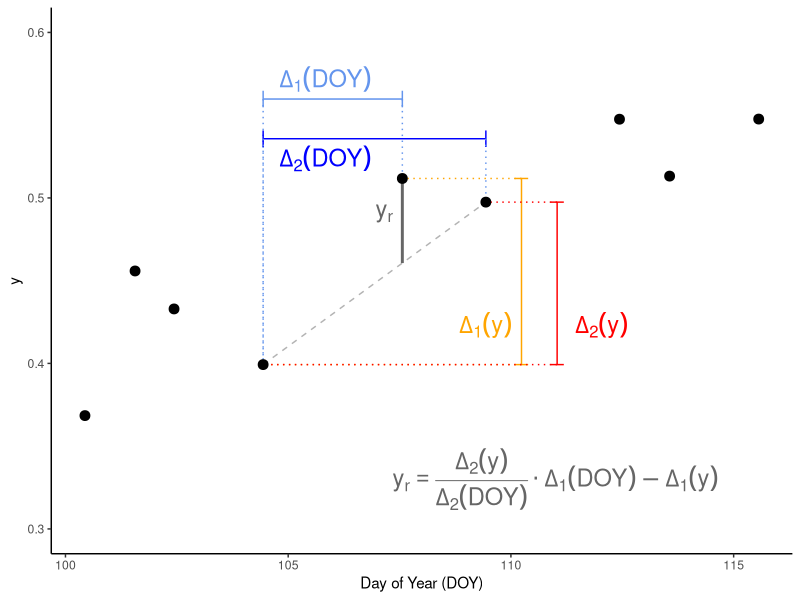
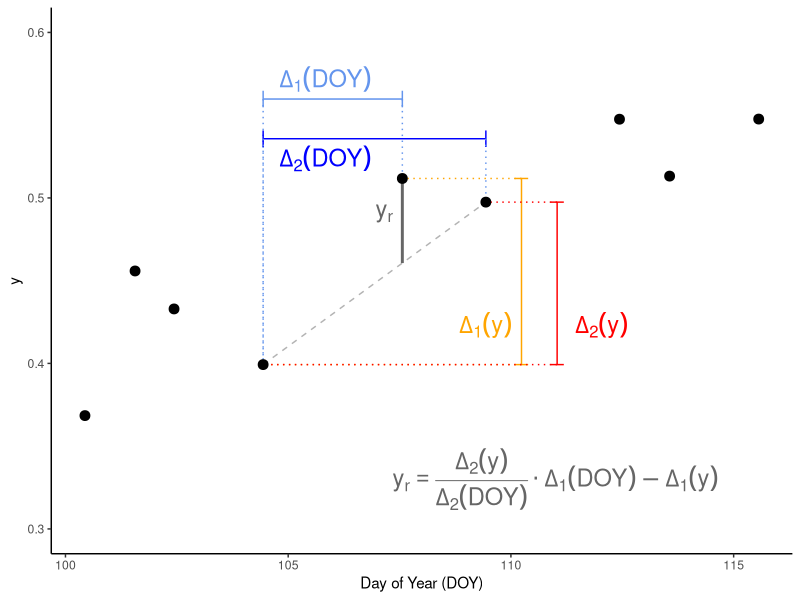

These charts were generated, in order, by the following R code:
#!/usr/local/bin/Rscript
################################################################################
# Project:  spHomogeneity
# Purpose:  make figure showing how residues are calculated
# License:  GPL v3
# Authors:  Gregory Duveiller - Jan 2021
################################################################################


require(ggplot2)

am <- 10.5/24
pm <- 13.5/24

doys <-  c(100+am, 101+pm, 102+am, 104+am, 107+pm, 109+am, 112+am, 113+pm, 115+pm)
set.seed(82)
df <- data.frame(doy = doys,
                 y = rnorm(n = length(doys), 0, 0.05) + 
                   (0.01 * (doys - mean(doys))) + 0.5)

uy <- 0.006
ux <- 0.2

lbl.c.1 <- 'cornflowerblue'
lbl.y.1 <- df$y[5] + 8*uy
lbl.x.1 <- df$doy[4] + 7*ux

lbl.c.2 <- 'blue'
lbl.y.2 <- df$y[5] + 4*uy
lbl.x.2 <- df$doy[4] + 7*ux

lbl.c.3 <- 'orange'
lbl.y.3 <- df$y[4] + 4*uy
lbl.x.3 <- df$doy[6] + 4*ux

lbl.c.4 <- 'red'
lbl.y.4 <- df$y[4] + 4*uy
lbl.x.4 <- df$doy[6] + 8*ux


yr5 <- ((((df$y[6] - df$y[4])/(df$doy[6] - df$doy[4]))*(df$doy[5] - df$doy[4])) - (df$y[5] - df$y[4]))
lbl.c.5 <- 'grey40'
lbl.y.5 <- df$y[5] + yr5 + 5*uy
lbl.x.5 <- df$doy[5] - 2*ux

(g <- ggplot(df) + 
    annotate('segment', x = df$doy[4], xend = df$doy[6], y = df$y[4], yend = df$y[6], 
             colour = 'grey70', linetype = 'dashed') +
    annotate("errorbar", xmin = df$doy[4], xmax = df$doy[5], y = lbl.y.1, colour = lbl.c.1, width = .01) +
    annotate('text',  label = 'Delta[1] (DOY)', parse = TRUE, size = 6,
             x = lbl.x.1, y = lbl.y.1 + 2*uy, colour = lbl.c.1) + 
    annotate('linerange', x = df$doy[4], ymin = lbl.y.1, ymax = df$y[4], linetype = 'dotted', colour = lbl.c.1) +
    annotate('linerange', x = df$doy[5], ymin = lbl.y.1, ymax = df$y[5], linetype = 'dotted', colour = lbl.c.1) +
    annotate("errorbar", xmin = df$doy[4], xmax = df$doy[6], y = lbl.y.2, colour = lbl.c.2, width = .01) +
    annotate('text',  label = 'Delta[2] (DOY)', parse = TRUE, size = 6,
             x = lbl.x.2, y = lbl.y.2 - 2*uy, colour = lbl.c.2) + 
    annotate('linerange', x = df$doy[6], ymin = lbl.y.2, ymax = df$y[6], linetype = 'dotted', colour = lbl.c.1) +
    annotate('linerange', x = df$doy[4], ymin = lbl.y.2, ymax = df$y[4], linetype = 'dotted', colour = lbl.c.1) +
    annotate("errorbar", ymin = df$y[4], ymax = df$y[5], x = lbl.x.3, colour = lbl.c.3, width = 0.3) +
    annotate('text', label = 'Delta[1] (y)', parse = TRUE, size = 6,
             y = lbl.y.3, x = lbl.x.3 - 4*ux, colour = lbl.c.3, angle = 0) + 
    annotate('linerange', y = df$y[5], xmin = lbl.x.3, xmax = df$doy[5], linetype = 'dotted', colour = lbl.c.3) +
    annotate('linerange', y = df$y[4], xmin = lbl.x.3, xmax = df$doy[4], linetype = 'dotted', colour = lbl.c.3) +
    annotate("errorbar", ymin = df$y[4], ymax = df$y[6], x = lbl.x.4, colour = lbl.c.4, width = 0.3) +
    annotate('text', label = 'Delta[2] (y)', parse = TRUE, size = 6,
             y = lbl.y.4, x = lbl.x.4 + 5*ux, colour = lbl.c.4, angle = 0) + 
    annotate('linerange', y = df$y[6], xmin = lbl.x.4, xmax = df$doy[6], linetype = 'dotted', colour = lbl.c.4) +
    annotate('linerange', y = df$y[4], xmin = lbl.x.4, xmax = df$doy[4], linetype = 'dotted', colour = lbl.c.4) +
    annotate('segment', x = df$doy[5], xend = df$doy[5], 
             y = df$y[5] + yr5, yend = df$y[5], 
             colour = lbl.c.5, size = 1) +
    annotate('text', label = 'y[r]', parse = TRUE, size = 6,
             y = lbl.y.5, x = lbl.x.5,  colour = lbl.c.5) +
    geom_point(aes(x = doy, y = y), size = 3) +
    annotate('text', label = 'y[r] == frac(Delta[2] (y), Delta[2] (DOY)) %.% Delta[1] (DOY) - Delta[1] (y)', parse = TRUE, size = 6,
             y = 0.33, x = 111,  colour = lbl.c.5) +
    scale_y_continuous('y') +
    scale_x_continuous('Day of Year (DOY)') +  
    coord_cartesian(ylim = c(0.3,0.6)) + 
    theme_classic())


# export
if(!exists('fig.fmt')){fig.fmt = 'png'}
if(!exists('fig.path')){fig.path = 'docs/figures'}
dir.create(path = fig.path, recursive = T, showWarnings = F)

# export figure
fig.name <- paste0('fig___', 'explain-res-calc', '.', fig.fmt)
ggsave(fig.name, plot = g, path = fig.path, device = fig.fmt, 
       width = 8, height = 6)
